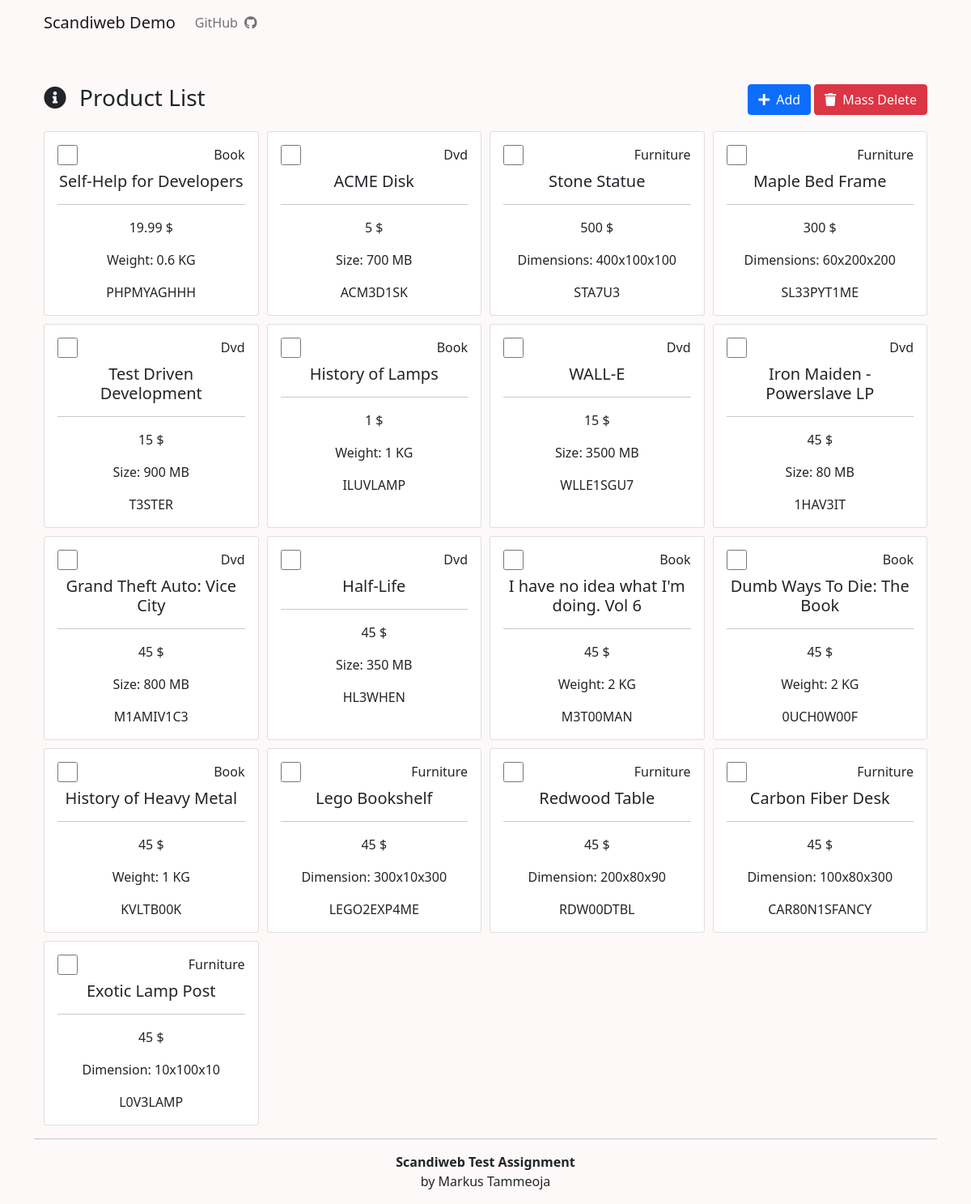
The page / on the database its author committed.
### tables this page shows
CREATE TABLE `products` (
  `id` int(11) NOT NULL,
  `name` varchar(50) NOT NULL,
  `sku` varchar(50) NOT NULL,
  `price` decimal(19,4) NOT NULL,
  `type_id` int(11) NOT NULL,
  `attribute_name` varchar(255) NOT NULL,
  `attribute_value` varchar(255) NOT NULL
);

CREATE TABLE `types` (
  `id` int(11) NOT NULL,
  `type_name` varchar(50) NOT NULL
);

### app/controllers/Products.php (called while the page is built, shortened)
<?php
class Products extends Controller
{
    public function __construct()
    {
        $this->productModel = $this->model('Product');
    }
    public function index()
    {
        $products = $this->productModel->getProducts();
        $data = [
            'title' => 'Product List',
            'products' => $products
        ];
        $this->view('products/index', $data);
    }
}

### app/libraries/Core.php (called while the page is built, shortened)
<?php
class Core
{
    protected $currentMethod = 'index';
    public function __construct()
    {
        $url = $this->getUrl();
        $this->currentController = new $this->currentController;
        $this->params = $url ? array_values($url) : [];
        call_user_func_array([$this->currentController, $this->currentMethod], $this->params);
    }
    public function getUrl()
    {
        return null;
    }
}

### public/index.php (called while the page is built, shortened)
<?php
$init = new Core;

### app/libraries/Database.php (called while the page is built, shortened)
<?php
class Database
{
    private $host = DB_HOST;
    private $user = DB_USER;
    private $pass = DB_PASS;
    private $dbname = DB_NAME;
    private $dbh;
    private $stmt;
    public function __construct()
    {
        $dsn = 'mysql:host=' . $this->host . ';dbname=' . $this->dbname;
        $options = array(
            PDO::ATTR_PERSISTENT => true,
            PDO::ATTR_ERRMODE => PDO::ERRMODE_EXCEPTION
        );
        try {
            $this->dbh = new PDO($dsn, $this->user, $this->pass, $options);
        } catch (PDOException $e) {
            $this->error = $e->getMessage();
            echo $this->error;
        }
    }
    public function query($sql)
    {
        $this->stmt = $this->dbh->prepare($sql);
    }
    public function bind($param, $value, $type = null)
    {
        if (is_null($type)) {
            switch (true) {
                default:
                    $type = PDO::PARAM_STR;
            }
        }
        $this->stmt->bindValue($param, $value, $type);
    }
    public function execute()
    {
        return $this->stmt->execute();
    }
    public function resultSet()
    {
        $this->execute();
        return $this->stmt->fetchAll(PDO::FETCH_OBJ);
    }
}

### app/models/Book.php (called while the page is built, shortened)
<?php
class Book extends Product
{
    private $table = 'book';
    public function getData()
    {
        $sql = 'SELECT *, products.id AS productId FROM products
        JOIN types ON types.id = products.type_id
        WHERE types.type_name = :table
        GROUP BY products.id DESC';
        $this->db->query($sql);
        $this->db->bind(':table', $this->table);
        $result = $this->db->resultSet();
        $result = $this->getInfo($result);
        return $result;
    }
    public function getInfo($data)
    {
        for ($i = 0; $i < sizeof($data); $i++) {
            $data[$i]->attribute_value = $data[$i]->attribute_value . ' KG';
        }
        return $data;
    }
}

### app/models/Product.php (called while the page is built, shortened)
<?php
class Product
{
    protected $db;
    public function __construct()
    {
        $this->db = new Database;
    }
    public function getAllTypes()
    {
        $sql = 'SELECT * FROM types';
        $this->db->query($sql);
        return $this->db->resultSet();
    }
    public function getProducts()
    {
        $categories = $this->getAllTypes();
        $result = [];
        foreach ($categories as $category) {
            $product = new $category();
            $arr = $product->getData();
            $result = array_merge($result, $arr);
        }
        usort($result, function ($a, $b) {
            return $b->productId <=> $a->productId;
        });
        return $result;
    }
}

### app/models/Dvd.php (called while the page is built, shortened)
<?php
class Dvd extends Product
{
    private $table = 'dvd';
    public function getData()
    {
        $sql = 'SELECT *, products.id AS productId FROM products
        JOIN types ON types.id = products.type_id
        WHERE types.type_name = :table
        GROUP BY products.id DESC';
        $this->db->query($sql);
        $this->db->bind(':table', $this->table);
        $result = $this->db->resultSet();
        $result = $this->getInfo($result);
        return $result;
    }
    public function getInfo($data)
    {
        for ($i = 0; $i < sizeof($data); $i++) {
            $data[$i]->attribute_value = $data[$i]->attribute_value . ' MB';
        }
        return $data;
    }
}

### app/models/Furniture.php (called while the page is built, shortened)
<?php
class Furniture extends Product
{
    private $table = 'furniture';
    public function getData()
    {
        $sql = 'SELECT *, products.id AS productId FROM products
        JOIN types ON types.id = products.type_id
        WHERE types.type_name = :table
        GROUP BY products.id DESC';
        $this->db->query($sql);
        $this->db->bind(':table', $this->table);
        $result = $this->db->resultSet();
        return $result;
    }
}

### app/views/products/index.php (the view, shortened to what this page needs)
<?php require(APPROOT . '/views/inc/header.php') ?>
<div class="container">
    <div class="row mb-3">
        <h3 class="col"><i class="fas fa-info-circle me-3"></i><?php echo $data['title'] ?></h3>
        <div class="col text-end">
            <a href="<?php echo URLROOT ?>/products/add" class="btn btn-primary"><i class="fas fa-plus me-2"></i>Add</a>
            <button type="submit" form="del" value="Mass Delete" class="btn btn-danger"><i class="fas fa-trash me-2"></i>Mass Delete</button>
        </div>
    </div>
    <div class="grid-wrapper">
        <?php foreach ($data['products'] as $product) : ?>
            <div class="card">
                <div class="card-body">
                    <div>
                        <div class="divider mb-2">
                            <input class="checkbox-large" type="checkbox" name="checkbox[]" value="<?php echo $product->productId ?>">
                            <p class="card-text"><?php echo ucwords($product->type_name); ?></p>
                        </div>
                        <div class="text-center">
                            <h5 class="card-title"><?php echo $product->name; ?></h5>
                        </div>
                    </div>
                    <hr>
                    <div class="text-center">
                        <p class="card-text"><?php echo round($product->price, 2) ?> $</p>
                        <p class="card-text"><?php echo ucwords($product->attribute_name) . ": " . $product->attribute_value; ?></p>
                        <p class="card-text"><?php echo $product->sku; ?></p>
                    </div>
                </div>
            </div>
        <?php endforeach; ?>
    </div>
</div>
<?php require(APPROOT . '/views/inc/footer.php') ?>

### app/libraries/Controller.php (shortened to what this page needs)
<?php
class Controller
{
    public function view($view, $data = [])
    {
        if (file_exists('../app/views/' . $view . '.php')) {
            require_once '../app/views/' . $view . '.php';
        } else {
            die("Page does not exist");
        }
    }
}

### app/views/inc/header.php (shortened to what this page needs)
<!DOCTYPE html>
<html lang="en">
<head>
    <link href="https://cdn.jsdelivr.net/npm/bootstrap@5.0.2/dist/css/bootstrap.min.css" rel="stylesheet">
    <link rel="stylesheet" href="https://use.fontawesome.com/releases/v5.15.4/css/all.css">
    <link rel="stylesheet" href="<?php echo URLROOT; ?>/css/style.css">
</head>
<?php require APPROOT . '/views/inc/navbar.php' ?>
<div class="container">
    <body>

### app/views/inc/navbar.php (shortened to what this page needs)
<nav class="navbar navbar-expand-lg navbar-light bg-transparent container mb-5">
    <div class="container-fluid">
        <a class="navbar-brand" href="<?php echo URLROOT; ?>">Scandiweb Demo</a>
        <div class="collapse navbar-collapse" id="navbarNav">
            <ul class="navbar-nav">
                <li class="nav-item">
                    <a class="nav-link" aria-current="page" href="https://github.com/Uptaker/ProductsDemo">GitHub<i class="fab fa-github ms-2"></i></a>
                </li>
            </ul>
        </div>
    </div>
</nav>

### app/views/inc/footer.php (shortened to what this page needs)
<hr>
<footer class="text-center">
    <b>Scandiweb Test Assignment</b>
    <p>by Markus Tammeoja</p>
</footer>
</div>
</body>
</html>

### public/css/style.css (style rules this page uses)
body { background: rgb(253, 249, 249); }
.grid-wrapper { display: grid; grid-template-columns: 1fr 1fr 1fr 1fr; gap: 10px; }
.checkbox-large { position: relative; height: 25px; width: 25px; background-color: #eee; padding-right: 5px; }
.divider { display: flex; justify-content: space-between; }

### rows shown on the page
products: type.type_name "Book", name "Self-Help for Developers", price "19.99", attribute_name "Weight", attribute_value "0.6 KG", sku "PHPMYAGHHH"
products: type.type_name "Dvd", name "ACME Disk", price "5", attribute_name "Size", attribute_value "700 MB", sku "ACM3D1SK"
products: type.type_name "Furniture", name "Stone Statue", price "500", attribute_name "Dimensions", attribute_value "400x100x100", sku "STA7U3"
products: type.type_name "Furniture", name "Maple Bed Frame", price "300", attribute_name "Dimensions", attribute_value "60x200x200", sku "SL33PYT1ME"
products: type.type_name "Dvd", name "Test Driven Development", price "15", attribute_name "Size", attribute_value "900 MB", sku "T3STER"
products: type.type_name "Book", name "History of Lamps", price "1", attribute_name "Weight", attribute_value "1 KG", sku "ILUVLAMP"
products: type.type_name "Dvd", name "WALL-E", price "15", attribute_name "Size", attribute_value "3500 MB", sku "WLLE1SGU7"
products: type.type_name "Dvd", name "Iron Maiden - Powerslave LP", price "45", attribute_name "Size", attribute_value "80 MB", sku "1HAV3IT"
products: type.type_name "Dvd", name "Grand Theft Auto: Vice City", price "45", attribute_name "Size", attribute_value "800 MB", sku "M1AMIV1C3"
products: type.type_name "Dvd", name "Half-Life", price "45", attribute_name "Size", attribute_value "350 MB", sku "HL3WHEN"
products: type.type_name "Book", name "I have no idea what I'm doing. Vol 6", price "45", attribute_name "Weight", attribute_value "2 KG", sku "M3T00MAN"
products: type.type_name "Book", name "Dumb Ways To Die: The Book", price "45", attribute_name "Weight", attribute_value "2 KG", sku "0UCH0W00F"
products: type.type_name "Book", name "History of Heavy Metal", price "45", attribute_name "Weight", attribute_value "1 KG", sku "KVLTB00K"
products: type.type_name "Furniture", name "Lego Bookshelf", price "45", attribute_name "Dimension", attribute_value "300x10x300", sku "LEGO2EXP4ME"
products: type.type_name "Furniture", name "Redwood Table", price "45", attribute_name "Dimension", attribute_value "200x80x90", sku "RDW00DTBL"
products: type.type_name "Furniture", name "Carbon Fiber Desk", price "45", attribute_name "Dimension", attribute_value "100x80x300", sku "CAR80N1SFANCY"
products: type.type_name "Furniture", name "Exotic Lamp Post", price "45", attribute_name "Dimension", attribute_value "10x100x10", sku "L0V3LAMP"

### other values the page prints
$data['title'] "Product List"
